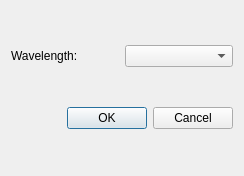
<?xml version="1.0" encoding="UTF-8"?>
<ui version="4.0">
 <class>ParaxialTraceDialog</class>
 <widget class="QDialog" name="ParaxialTraceDialog">
  <property name="geometry">
   <rect>
    <x>0</x>
    <y>0</y>
    <width>244</width>
    <height>176</height>
   </rect>
  </property>
  <property name="windowTitle">
   <string>Dialog</string>
  </property>
  <layout class="QGridLayout" name="gridLayout">
   <item row="0" column="0">
    <widget class="QLabel" name="label">
     <property name="text">
      <string>Wavelength: </string>
     </property>
    </widget>
   </item>
   <item row="0" column="1">
    <widget class="QComboBox" name="comboWvl"/>
   </item>
   <item row="1" column="0" colspan="2">
    <widget class="QDialogButtonBox" name="buttonBox">
     <property name="orientation">
      <enum>Qt::Horizontal</enum>
     </property>
     <property name="standardButtons">
      <set>QDialogButtonBox::Cancel|QDialogButtonBox::Ok</set>
     </property>
    </widget>
   </item>
  </layout>
 </widget>
 <resources/>
 <connections>
  <connection>
   <sender>buttonBox</sender>
   <signal>accepted()</signal>
   <receiver>ParaxialTraceDialog</receiver>
   <slot>accept()</slot>
   <hints>
    <hint type="sourcelabel">
     <x>248</x>
     <y>254</y>
    </hint>
    <hint type="destinationlabel">
     <x>157</x>
     <y>274</y>
    </hint>
   </hints>
  </connection>
  <connection>
   <sender>buttonBox</sender>
   <signal>rejected()</signal>
   <receiver>ParaxialTraceDialog</receiver>
   <slot>reject()</slot>
   <hints>
    <hint type="sourcelabel">
     <x>316</x>
     <y>260</y>
    </hint>
    <hint type="destinationlabel">
     <x>286</x>
     <y>274</y>
    </hint>
   </hints>
  </connection>
 </connections>
</ui>
